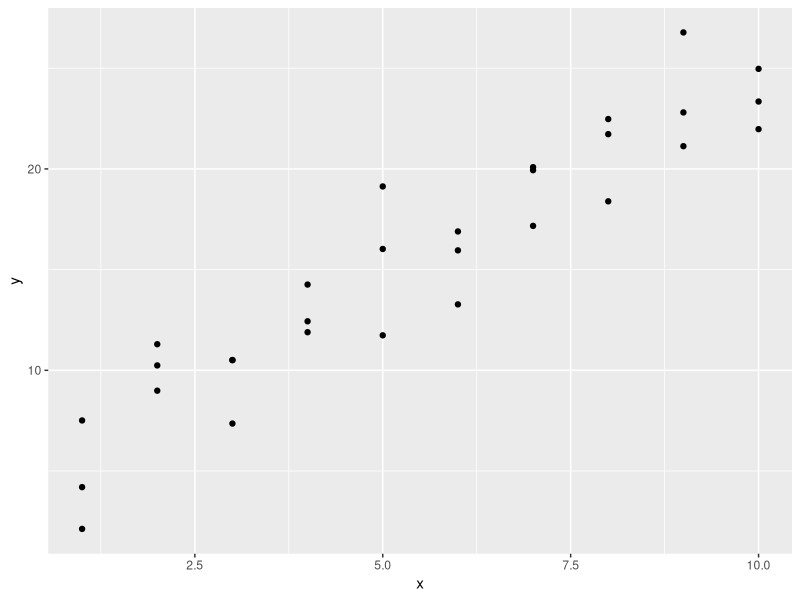
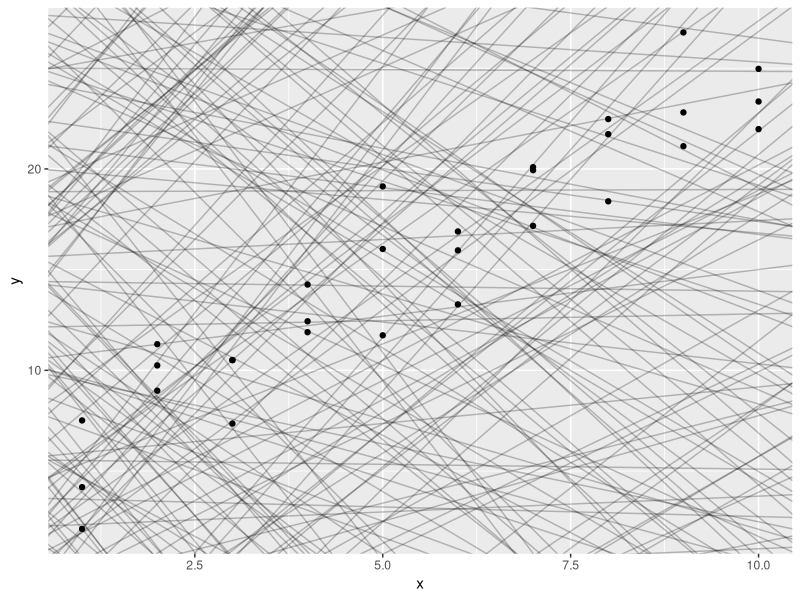
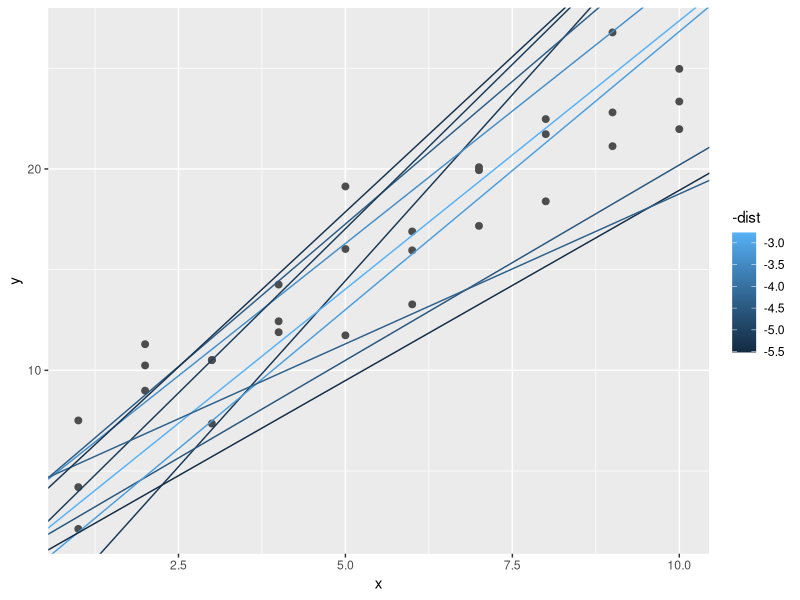
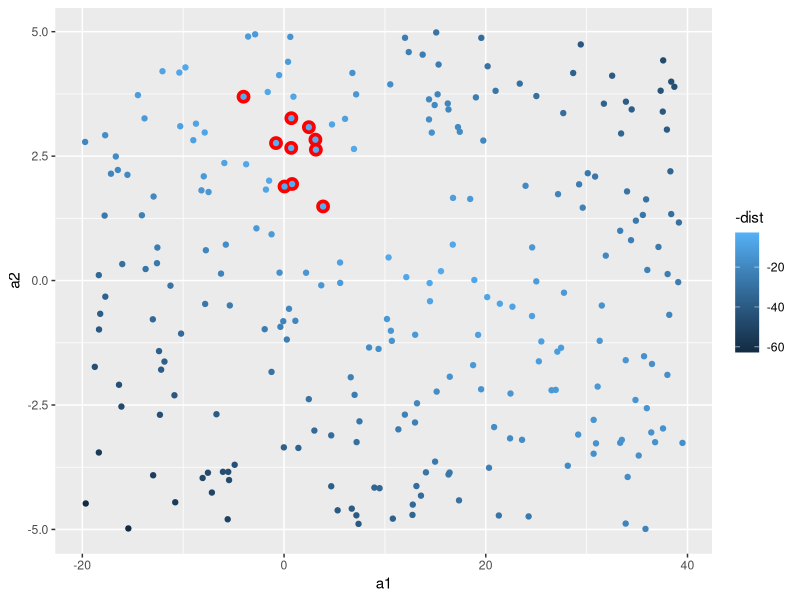
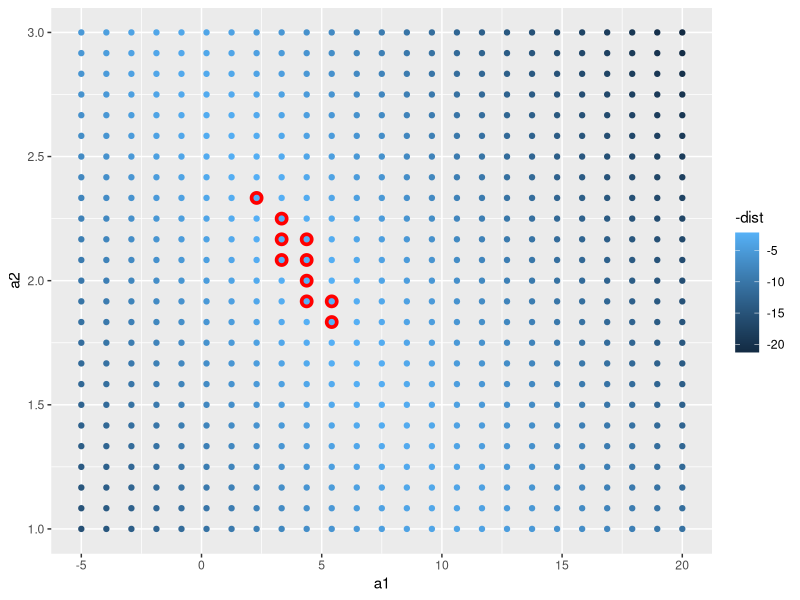
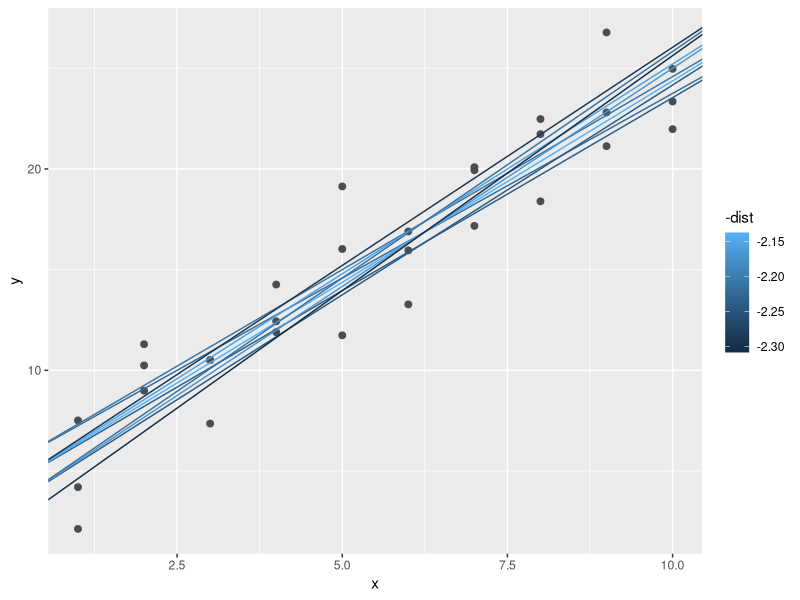
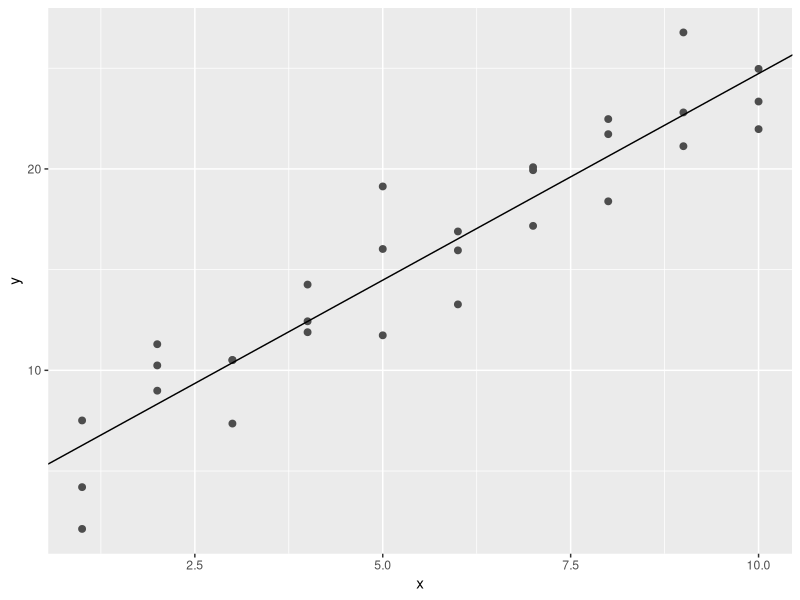
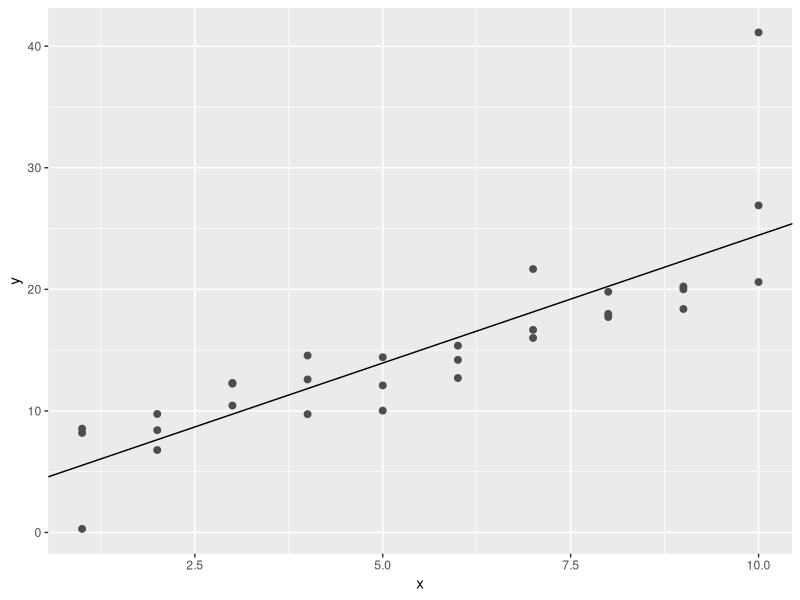

These figures' R source, in order: (Note: this script raises an error after producing the figures.)
# 23 Model basics

# 23.1 Introduction

# The goal of a model is to provide a simple low-dimensional summary of a dataset.
# In the context of this book we're going to use models to partition data into patterns and residuals.
# Strong patterns will hide subtler trends, so we'll use models to help peel back layers of structure as we explore a dataset.

# However, before we can start using models on interesting, real, datasets, you need to understand the basics of how models work.
# For that reason, this chapter of the book is unique because it uses only simulated datasets.
# These datasets are very simple, and not at all interesting, but they will help you understand the essence of modelling 
# before you apply the same techniques to real data in the next chapter.

# There are two parts to a model:
# 1. First, you define a family of models that express a precise, but generic, pattern that you want to capture.
#    For example, the pattern might be a straight line, or a quadratic curve.
#    You will express the model family as an equation like y = a_1 * x + a_2 or y = a_1 * x ^ a_2.
#    Here, x and y are known variables from your data, and a_1 and a_2 are parameters that can vary to capture different patterns.
# 2. Next, you generate a fitted model by finding the model from the family that is the closest to your data.
#    This takes the generic model family and makes it specific, like y = 3 * x + 7 or y = 9 * x ^ 2.

# It's important to understand that a fitted model is just the closest model from a family of models.
# That implies that you have the "best" model (according to some criteria); 
# it doesn't imply that you have a good model and it certainly doesn't imply that the model is "true".
# George Box puts this well in his famous aphorism.

# '''
# All models are wrong, but some are useful. 
# '''

# It's worth reading the fuller context of the quote:

# ''' 
# Now it would be very remarkable if any system existing in the real world could be exactly represented by any simple model.
# However, cunningly chosen parsimonious models often do provide remarkably useful approximations.
# For example, the law PV = RT relating pressure P, volume V and temperature T of an "ideal" gas via a constant R is not exactly true for any real gas,
# but it frequently provides a useful approximation and furthermore its structure is informative since it springs from a physical view of the behavior of gas molecules.

# For such a model there is no need to ask the question "Is the model true?". If "truth" is to be the "whole truth" the answer must be "No".
# The only question of interest is "Is the model illuminating and useful?". 
# '''

# The goal of a model is not to uncover truth, but to discover a simple approximation that is still useful.

# 23.1.1 Prerequisites 

# In this chapter we'll use the modelr package which wraps around base R's modelling functions to make them work naturally in a pipe.
library(tidyverse)

library(modelr)
options(na.action = na.warn)

# 23.2 A simple model

# Lets take a look at the simulated dataset sim1, included with the modelr package.
# It contains two continuous variables, x and y. Let's plot them to see how they're related:
ggplot(sim1, aes(x, y)) + 
  geom_point()

# You can see a strong pattern in the data. Let's use a model to capture that pattern and make it explicit.
# It's our job to supply the basic form of the model. In this case, the relationship looks linear, i.e. y = a_0 + a_1 * x.
# Let's start by getting a feel for what models from that family look like by randomly generating a few and overlaying them on the data.
# For this simple case, we can use geom_abline() which takes a slope and intercept as parameters.
# Later on we'll learn more general techniques that work with any model.
models <- tibble(
  a1 = runif(250, -20, 40),
  a2 = runif(250, -5, 5)
)

ggplot(sim1, aes(x, y)) + 
  geom_abline(aes(intercept = a1, slope = a2), data = models, alpha = 1/4) + 
  geom_point()

# There are 250 models on this plot, but a lot are really bad! 
# We need to find the good models by making precise our intuition that a good model is "close" to the data.
# We need a way to quantify the distance between the data and a model.
# Then we can fit the model by finding the value of a_0 and a_1 that generate the model with the smallest distance from this data.

# One easy place to start is to find the vertical distance between each point and the model, as in the following diagram.
# (Note that I've shifted the x values slightly so you can see the individual distance.)

# |                / o
# |           o  /|
# |            /  |
# |      o   /|   |
# |      | /  o   o
# |  o   /o
# |  |o/    
# |  /      
# |/ o
# |
# |_________________________________

# This distance is just the difference between the y value given by the model (the prediction), 
# and the actual y value in the data (the response).

# To compute this distance, we first turn our model family into an R function.
# This takes the model parameters and the data as inputs, and gives values predicted by the model as output:
model1 <- function(a, data) {
  a[1] + data$x * a[2]
}
model1(c(7, 1.5), sim1)

# Next, we need some way to compute an overall distance between the predicted and actual values.
# In other words, the plot above shows 30 distances: how do we collapse that into a single number?

# One commmon way to do this in statistics to use the "root-mean-squared deviation".
# We compute the difference between actual and predicted, square them, average them, and the take the square root.
# This distance has lots of appealing mathematical properties, which we're not going to talk about here.
# You'll just have to take my word for it!
measure_distance <- function(mod, data) {
  diff <- data$y - model1(mod, data)
  sqrt(mean(diff ^ 2))
}
measure_distance(c(7, 1.5), sim1)

# Now we can use purrr to compute the distance for all the models defined above.
# We need a helper function because our distance function expects the model as a numeric vector of length 2.
sim1_dist <- function(a1, a2) {
  measure_distance(c(a1, a2), sim1)
}

models <- models %>% 
  mutate(dist = purrr::map2_dbl(a1, a2, sim1_dist))
models

# Next, let's overlay the 10 best models on to the data. I've coloured the models by -dist:
# this is an easy way to make sure that the best models (i.e. the ones with the smallest distance) get the brighest colours.
ggplot(sim1, aes(x, y)) + 
  geom_point(size = 2, colour = "grey30") +
  geom_abline(
    aes(intercept = a1, slope = a2, colour = -dist),
    data = filter(models, rank(dist) <= 10)
  )

# We can also think about these models as observations, and visualising with a scatterplot of a1 vs a2, again coloured by -dist.
# We can no longer directly see how the model compares to the data, but we can see many models at once.
# Again, I've highlighted the 10 best models, this time by drawing red circles underneath them.
ggplot(models, aes(a1, a2)) + 
  geom_point(data = filter(models, rank(dist) <= 10), size = 4, colour = "red") + 
  geom_point(aes(colour = -dist))

# Instead of trying lots of random models, we could be more systematic and generate an evenly spaced grid of points (this is called a grid search).
# I picked the parameters of the grid roughly by looking at where the best models were in the plot above.
grid <- expand.grid(
  a1 = seq(-5, 20, length = 25),
  a2 = seq(1, 3, length = 25)
) %>% 
  mutate(dist = purrr::map2_dbl(a1, a2, sim1_dist))

grid %>% 
  ggplot(aes(a1, a2)) + 
  geom_point(data = filter(grid, rank(dist) <= 10), size = 4, colour = "red") + 
  geom_point(aes(colour = -dist))

# When you overlay the best 10 models back on the original data, they all look pretty good:
ggplot(sim1, aes(x, y)) +
  geom_point(size = 2, colour = "grey30") +
  geom_abline(
    aes(intercept = a1, slope = a2, colour = -dist),
    data = filter(grid, rank(dist) <= 10)
  )

# You could imagine iteratively making the grid finer and finer until you narrowed in on the best model.
# But there's a better way to tackle that problem: a numerical minimisation tool called Newton-Raphson search.
# The intuition of Newton-Raphson is pretty simple: you pick a starting point and look around for the steepest slope.
# You then ski down that slope a little way, and then repeat again and again, until you can't go any lower.
# In R, we can do that with optim():
best <- optim(c(0,0), measure_distance, data = sim1)
best$par

ggplot(sim1, aes(x, y)) + 
  geom_point(size = 2, colour = "grey30") + 
  geom_abline(intercept = best$par[1], slope = best$par[2])

# Don't worry too much about the details of how optim() works. It's the intuition that's important here.
# If you have a function that defines the distance between a model and a dataset, 
# an algorithm that can minimise that distance by modifying the paraeters of the model, you can find the best model.
# The neat thing about this approach is that it will work for any family of models that you can write an equation for.

# There's one more approach that we can use for this model, because it's a special case of a broader family: linear models.
# A linear model has the general form y = a_1 + a_2 * x_1 + a_3 * x_2 + ... + a_n * x_(n -1).
# So this simple model is equivalent to a general linear model where n is 2 and x_1 is x.
# R has a tool specifically designed for fitting linear models called lm().
# lm() has a special way to specify the model family: formulas.
# Formulas look like y ~ x, which lm() will translate to a function like y = a_1 + a_2 * x.
# We can fit the model and look at the output:
sim1_mod <- lm(y ~ x, data = sim1)
coef(sim1_mod)

# These are exactly the same values we got with optim()! 
# Behind the scenes lm() doesn't use optim() but instead takes advantage of the mathematical structure of linear models.
# Using some connections between geometry, calculus, and linear algebra, lm() actually finds the closest model in a single step,
# using a sophisticated algorithm. This approach is both faster, and guarantees that there is a global minimum.

# 23.2.1 Exercises

# 1. One downside of the linear model is that it is sensitive to unusual values because the distance incorporates a squared term.
#    Fit a linear model to the simulated data below, and visualise the results.
#    Rerun a few times to generate different simulated datasets. What do you notice about the model?
sim1a <- tibble(
  x = rep(1:10, each = 3),
  y = x * 1.5 + 6 + rt(length(x), df = 2)
)

sim1a_mod <- lm(y ~ x, data = sim1a)

ggplot(sim1a, aes(x, y)) +
  geom_point(size = 2, colour = "grey30") + 
  geom_abline(intercept = sim1a_mod$coefficients[1], slope = sim1a_mod$coefficients[2])

# 2. One way to make linear models more robust is to use a different distance measure.
#    For example, instead of root-mean-squared distance, you could use mean-absolute distance:
measure_distance <- function(mod, data) {
  diff <- data$y - model1(mod, data)
  mean(abs(diff))
}
#    Use optim() to fit this model to the simulated data above and compare it to the linear model.
model2 <- function(a, data) {
  a[1] + data$x * a[2]
}
model2(c(7, 1.5), sim1)

measure_distance2 <- function(mod, data) {
  diff <- data$y - model2(mod, data)
  mean(abs(diff))
}
measure_distance2(c(7, 1.5), sim1)

best2 <- optim(c(0,0), measure_distance2, data = sim1)
best2$par

# 3. One challenge with performing numerical optimisation is that it's only guaranteed to find one local optimum. 
#    What's the problem with optimising a three parameter model like this?
model1 <- function(a, data) {
  a[1] + data$x * a[2] + a[3]
}

measure_distance1 <- function(mod, data) {
  diff <- data$y - model1(mod, data)
  mean(abs(diff))
}

best3 <- optim(c(0,0,0), measure_distance2, data = sim1)
best3$par

# 23.3 Visualising models

# For simple models, like the one above, you can figure out what pattern the captures by carefully studying the model family and fitted coefficients. 
# And if you ever take a statisitcs course on modelling, you're likely to spend a lot of time doing just that.
# Here, however, we're going to take a different tack.
# We're going to focus on understanding a model by looking at its predictions.
# This has a big advantage: every type of predictive model makes predictions (otherwiese what use would it be?) 
# so we can use the same set of techniques to understand any type of predictive model.

# It's also useful to see what the model doesn't capture, the so-called residuals which are left after subtracting the predicitions from the data.
# Residuals are powerful because they allow us to use models to remove striking patterns so we can study the subtler trends that remain.

# 23.3.1 Predicions

# To visualise the predictions from a model, we start by generating an evenly spaced grid of values that covers the region where our data lies.
# The easiest way to do that is to use modelr::data_grid().
# Its first argument is a data frame, and for each subsequent argument it finds the unique variables and then generates all combinations:
grid <- sim1 %>% 
  data_grid(x)
grid

# (This will get more interesting when we start to add more varuables to our model.)

# Next we add predictions. We'll use modelr::predictions() which takes a data frame and a model.
# It adds the predictions from the model to a new column in the data frame:
grid <- grid %>% 
  add_predictions(sim1_mod)
grid

# Next, we plot predictions. You might wonder about all this extra work compared to just using geom_abline().
# But the advantage of this approach is that it will work with any model in R, from the simplest to the most complex.
# You're only limited by your visualisation skills.
# For more ideas about how to visualise more complex model types, you might try http://viata.had.co.nz/papers/model-vis.html.
ggplot(sim1, aes(x)) + 
  geom_point(aes(y = y)) + 
  geom_line(aes(y = pred), data = grid, colour = "red", size = 1)

# 23.3.2 Residuals 

# The flip-side of predictions are residuals. This predictions tells you the pattern that the model has captured, and the residuals tell you what the model has missed.
# The residuals are just the distances between the observed and predicted values that we computed above.

# We add residuals to the data with add_residuals(), which works much like add_predictions().
# Note, however, that we use the original dataset, not a manufacutred grid.
# This is because to compute residuals we need actual y values.
sim1 <- sim1 %>% 
  add_residuals(sim1_mod)
sim1

# There are a few different ways to understand what the residuals tell us about the model.
# One way is to simply draw a frequency polygon to help us understand the spread of the residuals:
ggplot(sim1, aes(resid)) + 
  geom_freqpoly(binwidth = 0.5)

# This helps you calibrate the quality of the model: how far away are the predictions from the observed values?
# Note that the average of the residual will always be 0.

# You'll often want to recreate plots using the residuals instead of the original predictor. 
# You'll see a lot of that in the next chapter.
ggplot(sim1, aes(x, resid)) + 
  geom_ref_line(h = 0) +
  geom_point()

# This looks like random noise, suggesting that our model has done a good job of capturing the patterns in the dataset.

# 23.3.3 Exercises 

# 1. Instead of using lm() to fit a straight line, you can use loess() to fit a smooth curve.
#    Repeat the process of model fitting, grid generation, predictions, and visualisation on sim1 using loess() instead of lm().
#    How does the result compare to geom_smooth()? 
sim1_test <- sim1

## Building the regression model with loess() function.
sim1_mode_loess <- loess(y ~ x, sim1_test)

## Create an empty predictiion grid which the columns is the distinct of x vector.
grid_loess <- sim1_test %>% data_grid(x)

## Add predictions
grid_loess <- grid_loess %>% 
  add_predictions(sim1_mode_loess)

## Visualing the predictions
ggplot(sim1_test, aes(x)) + 
  geom_point(aes(y = y)) + 
  geom_line(data = grid_loess, aes(y = pred), size = 1, colour = "red")

## Add the residuals
sim1_test <- sim1_test %>% add_residuals(sim1_mode_loess)

ggplot(sim1_test, aes(resid)) + 
  geom_freqpoly(binwidth = .5)

ggplot(sim1_test, aes(x, resid)) + 
  geom_ref_line(h = 0) + 
  geom_point()

# 2. add_predictions() is paired with gather_predictions() and spread_predictions().
#    How do these three fucntions differ?
?add_predictions

## (1) add_predictions(): A data frame. add_prediction adds a single new column, with default name pred, to the input data. 
## (2) spread_predictions: adds one column for each model. 
## (3) gather_predictions: adds two columns .model and .pred, and repeats the input rows for each model.

# 3. What does geom_ref_line() do? What package does it come from?
#    Why is displaying a reference line in plots showing residuals useful and important?
?geom_ref_line

## (1) It come from modelr packages and add a reference line in the plot. Its equivalent to geom_hline().
## (2) geom_ref_line() can put a reference line at 0 with resuduals, that's makes the visualiing model better to look.

# 4. Why might you want to look at a frequency polygon of absolute residuals?
#    What are the pros and cons compared to looking at the raw residuals?

## Because when we look at a frequency polygon of absolute residuals, its easier to view the distribution of the resuduals. 

# 23.4 Formulas and model families

# You've seen formulas before when using facet_wrap() and facet_grid(). In R, formulas provide a general way of getting "special behaviour".
# Rather than evaluation the values of the variables right away, they capture them so they can be interpreted by the function.

# The majority of modelling funcitons in R use a standard conversion from formulas to funcitons.
# You've seen one simple conversion already: y ~ x is translated to y = a_1 + a_2 * x.
# If you want to see what R actually does, you can use model_matrix() function.
# It takes a data frame and a formula and returns a tible that defines the model equation:
# each column in the output is associated with one coefficient in the model, the function is always y = a_1 * out1 + a_2 * out_2.
# For the simplest case of y ~ x1 this shows us something interesting:
df <- tribble(
  ~y, ~x1, ~x2,
  4, 2, 5,
  5, 1, 6
)
model_matrix(df, y ~ x1)

# The way that R adds the intercept to the model us just by having a column that is full of ones.
# By default, R will always add this column. If you don't want, you need to explicitly drop it with -1:
model_matrix(df, y ~ x1 - 1)

# The model matrix grows in an unsurprising way when you add more variables to the model:
model_matrix(df, y ~ x1 + x2)

# The formula notation is sometimes called "Wilkingson-Rogers notation", 
# and was initially described in Symbolic Description of Factorial Models for Analysis of Variance, by G.N.Wilkinson and C.E.Rogers
# https://www.jstor.org/stable/2346786?seq=1#page_scan_tab_contents.
# It's worth digging up and reading the original paper if you'd like to understand the full details of the modelling algebra.

# The following sections expand on how this formula notation works for categorical variables , interactions, and transformation.

# 23.4.1 Catigorical variables

# Generating a funciton from a formula is straight forward when the predictor is continuous, 
# but things get a bit more complicated when the predictor is categorical.
# Imagine you have a formula like y ~ sex, where sex could either be male or female.
# It doesn't make sense to convert that to a formula like y = x_0 + x_1 * sex becaues sex isn't a number - you can't multibly it! 
# Instead what R does is convert it to y = x_0 + x_1 * sex_male where sex_male is one if sex is male and zero otherwise:
df <- tribble(
  ~sex, ~response,
  "male", 1,
  "female", 2,
  "male", 1
)
model_matrix(df, response ~ sex)

# You might wonder why R doesn't create a sexfemale column.
# The problem is that would create a column that is perfectly based on the other columns (i.e. sexfemale = 1 - sexmale).
# Unfortunately the exact details of why this is a problem is beyond the scope of this book, but basically it create a model family that is too flexible,
# and will hav infinitely many models that are equally close to the data.

# Fortunately, however, if you forcus on visualising predictions you don't need to worry about the exact parameterisation.
# Let's look at some data and models to make that concrete.
# Here's the sim2 dataset from modelr:
ggplot(sim2) + 
  geom_point(aes(x, y))

# We can fit a model to it, and generate predictions:
mod2 <- lm(y ~ x, data = sim2)

grid <- sim2 %>% 
  data_grid(x) %>% 
  add_predictions(mod2)
grid

# Effectively, a model with a categorical x will predict the mean value for each category.
# (Why? Because the mean minimises the root-mean-squared distance.)
# That's easy to see if we overlay the predictions on top of the original data:
ggplot(sim2, aes(x)) + 
  geom_point(aes(y = y)) + 
  geom_point(data = grid, aes(y = pred), color = "red", size = 4)

# You can't make predictions about levels that you didn't observe.
# Sometimes you'll do this by accident so it's good to recognise this error message:
tibble(x = "e") %>% 
  add_predictions(mod2) 
# Error in model.frame.default(Terms, newdata, na.action = na.action, xlev = object$xlevels) : factor x has new level e

# 23.4.2 Interactions (continuous and categorical) 

# What happens when you combine a continuous and a categorical vaiable?
# sim3 contains a categorical predictor and a continuous predictor. We can visualise it with a simple plot:
ggplot(sim3, aes(x1, y)) + 
  geom_point(aes(color = x2))

# There are two possible models you could fit to this data:
mod1 <- lm(y ~ x1 + x2, data = sim3)
mod2 <- lm(y ~ x1 * x2, data = sim3)

# When you add variables with +, the model will estimate each effect independent of all the others.
# It's possible to fit the so-called interaction by using *.
# For example, y ~ x1 * x2 is translated to y = a_0 + a_1 * x1 + a_2 * x2 + a12 * x1 * x2.
# Note that whenever you use *, both the interaciton and the individual components are included in the model.

# To visualise these models we need two new tricks:
# 1. We have two predictors, so we need to give data_grid() both variables. 
#    It finds all the unique values of x1 and x2 and then generates all combinations.
# 2. To generate predictions from both models simultaneously, we can use gather_predections() which adds each prediction as a row.
#    The complement of gather_predictions() is spread_predictions() which adds each prediction to a new column.
# Together this gives us:
grid <- sim3 %>% 
  data_grid(x1, x2) %>% 
  gather_predictions(mod1, mod2)
grid

# We can visualise the result for both models on one plot using facetting:
ggplot(sim3, aes(x1, y, color = x2)) + 
  geom_point() + 
  geom_line(data = grid, aes(y = pred)) + 
  facet_wrap(~ model)

# Note that the model that uses + has the same slope for each line, but different intercepts.
# The model that * has a different slope and intercept for each line.

# Which model is better for this data? We can take at the residuals.
# Here I've facetted by both model and x2 because it makes it easier to see the pattern within each group.
sim3 <- sim3 %>% 
  gather_residuals(mod1, mod2)

ggplot(sim3, aes(x1, resid, color = x2)) + 
  geom_point() + 
  facet_grid(model ~ x2)

# There is little obvious pattern in the residuals for mod2.
# The residuals for mod1 show that the modle has clearly missed some pattern in b, and less so, but still present is pattern in c, and d.
# You might wonder if there's a precise way to tell which of mod1 or mod2 is better.
# There is, but it requires a lot of  mathematical bachground, and we don't really care.
# Here, we're interested in a qualitative assessment of whether or not the model has captured the pattern that we're interested in.

# Interactions (two continuous)

# Let's take a look at the equivalent model for two continuous variables.
# Initially things proceed almost identically to the previous example:
mod1 <- lm(y ~ x1 + x2, data = sim4)
mod2 <- lm(y ~ x1 * x2, data = sim4)
grid <- sim4 %>% 
  data_grid(
    x1 = seq_range(x1, 5),
    x2 = seq_range(x2, 5)
  ) %>% 
  gather_predictions(mod1, mod2)
grid

# Note my use of seq_range() inside data_grid(). Instead of using every unique value of x.
# I'm going to use a reqularly spaced grid of five values between the minimum and maximum numbers.
# It's probably not super important here, but it's a useful technique in general.
# There are two other useful arguments to seq_range():
# 1. pretty = TRUE will generate a "pretty" sequence, i.e. something that looks nice to the human eye.
#    This is useful if you want to produce tables of output:
seq_range(c(0.0123, 0.923423), n = 5)
seq_range(c(0.0123, 0.923423), n = 5, pretty = TRUE)

# 2. Trim = 0.1 will trim off 10% of the tail vaues. 
#    This is useful if the variables have a long tailed distribution and you want to focus on generating values near the center:
x1 <- rcauchy(100)
seq_range(x1, 5)
seq_range(x1, 5, trim = 0.10)
seq_range(x1, 5, trim = 0.25)
seq_range(x1, 5, trim = 0.50)

# 3. expand = 0.1 is in some sense the opposite of trim() it expands the range by 10%.
x2 <- c(0, 1)
seq_range(x2, n = 5)
seq_range(x2, n = 5, expand = 0.10)
seq_range(x2, n = 5, expand = 0.25)
seq_range(x2, n = 5, expand = 0.50)

# Next let's try and visualise that model. We have two continuous predictiors, so you can imagine the model like a 3d surface.
# We counld display that using geom_tile():
ggplot(grid, aes(x1, x2)) + 
  geom_tile(aes(fill = pred)) + 
  facet_wrap(~ model)

# That doesn't suggest that the models are very different! But that's partly an illusion: 
# our eyes and brains are not very good at comparing shades of color.
# Instead of looking at the surface from the top, we could look at it from either side, showing multiple slices:
ggplot(grid, aes(x1, pred, color = x2, group = x2)) + 
  geom_line() + 
  facet_wrap(~ model)
ggplot(grid, aes(x2, pred, color = x1, group = x1)) + 
  geom_line() + 
  facet_wrap(~ model)

# This shows you that interaction between two continuous varaibles works basically the same way as for a categorical and continuous variable.
# An interaction says that there's not a fixed offset: you need to consider both values of x1 and x2 simultaneously in order to predict y.

# You can see that even with just two continuous variables, coming up with good visualisations are hard.
# But that's reasonable: you shouldn't expect it will be easy to understand how three or more variables simultaneously interact!
# But again, we're saved a little because we're using models for exploration, and you can gradually build up your models over time.
# The model doesn't have to be perfect, it just has to help you reveal a little more about your data.  

# I spent some time looking at the residuals to see if I could figure if mod2 did better than mod1.
# I think it does, but it's pretty subtle. You'll have a chance to word on it in the exercises.

# 23.4.4 Transformations

# You can also perform transformations inside the model fomula.
# For example, log(y) ~ sqrt(x1) + x2 is transformed to log(y) = a_1 + a_2 * sqrt(x1) + a_3 * x2.
# If your transformation involves +, *, or -, you'll need to wrap it in I() so R donesn't treat it like part of the model specification.
# For example, y ~ x + I(x ^ 2) is translated to y = a_1 + a_2 * x + a_3 * x^2.
# If you forget the I() and specify y ~ x ^ 2 + x, R will compute y ~ x * x + x.
# x * x means the interaction of x with itself, which is the smae as x.
# R automatically drops redundant variables so x + x become x, meaning that y ~ x ^ 2 + x specifies the function y = a_1 + a_2 * x.
# That's probably not what you intended!

# Again, if you get confused about what your model is doing, you can always use modle_matrix() to see exactly what equation lm() is fitting:
df <- tribble(
  ~y, ~x,
  1, 1, 
  2, 2, 
  3, 3
)

model_matrix(df, y ~ x^2 + x)
model_matrix(df, y ~ I(x^2) + x)

# Transformations are useful because you can use them to approximate non-linear functions.
# If you've taken a calculus class, you may have heard of Taylor's theorem which says you can approximate any smooth function with an infinit sum of polynomials.
# That means you can use a polynomial function to get arbitrarily close to a smooth funciton by fitting an equation like y = a_1 + a_2 * x + a_3 * x^2 + a_4 * x^3.
# Typing that sequence by hand is tedious, so R provides a helpter funciton:poly():
model_matrix(df, y ~ poly(x, 2))

# However there's one major problem with using poly(): outside the range of the data, polynomials rapidly shoot positive or negative infinity.
# One safer alternative is to use the natural spline, splines::ns().
library(splines)
model_matrix(df, y ~ ns(x, 2))

# Let's see what looks like when we try and approximate a non-linear function:
sim5 <- tibble(
  x = seq(0, 3.5 * pi, length = 50),
  y = 4 * sin(x) + rnorm(length(x))
)
ggplot(sim5, aes(x, y)) + 
  geom_point()

# I'm going to fit five models to this data.
mod1 <- lm(y ~ ns(x, 1), data = sim5)
mod2 <- lm(y ~ ns(x, 2), data = sim5)
mod3 <- lm(y ~ ns(x, 3), data = sim5)
mod4 <- lm(y ~ ns(x, 4), data = sim5)
mod5 <- lm(y ~ ns(x, 5), data = sim5)

grid <- sim5 %>% 
  data_grid(x = seq_range(x, n = 50, expand = 0.1)) %>% 
  gather_predictions(mod1, mod2, mod3, mod4, mod5, .pred = "y")

ggplot(sim5, aes(x, y)) + 
  geom_point() + 
  geom_line(data = grid, color = "red") + 
  facet_wrap(~ model)

# Notice that the extrapolation outside the range of the data is clearly bad. This is the downside to approximating a function with a polynomial.
# But this is a very real problem with every model: 
# the model can never tell you if the behaviour is true when you start extrapolating ouside the range of the data that you have seen.
# You must rely on theory and science.

# 23.4.5 Exercises

# 1. What happens if you repeat the analysis of sim2 using a model without an intercept.
#    What happens to the model equation? What happens to the predictions?

## To remove a intercept from a model, just add -1 in the model:
mod2a <- lm(y ~ x, data = sim2)
mod2b <- lm(y ~ x - 1, data = sim2)
grid <- sim2 %>% 
  data_grid(x) %>% 
  spread_predictions(mod2a, mod2b)
grid
## The predictions are the same in the models with and without an intercept.

# 2. Use model_matrix() to explore the equations generated for the models I fit to sim3 and sim4. Why is * a good shorthand for interaction?

## (1)
sim3 ## x2 is a categorical variable.

x3 <- model_matrix(y ~ x1 * x2, data = sim3)
x3

all(x3[['x1:x2b']] == x3[['x1']] * x3[['x2b']])
all(x3[['x1:x2c']] == x3[['x1']] * x3[['x2c']])
all(x3[['x1:x2d']] == x3[['x1']] * x3[['x2d']])

## (2)
sim4
x4 <- model_matrix(y ~ x1 * x2, data = sim4)
x4

all(x4[['x1']] * x4[['x2']] == x4[['x1:x2']])

# 3. Using the basic principles, convert the formulas in the following two models into funciton.
#    (Hint: start by converting the categorical variable into 0-1 variabels.)
mod1 <- lm(y ~ x1 + x2, data = sim3) 
mod2 <- lm(y ~ x1 * x2, data = sim3)

## (1) - a
model_matrix(y ~ x1 + x2, data = sim3)

model_matrix_mod1 <- function(df) {
  df %>% mutate(
    x2b = as.numeric(x2 == 'b'),
    x2c = as.numeric(x2 == 'c'),
    x2d = as.numeric(x2 == 'd'),
    `(Intercept)` = 1
  ) %>% 
    select(`(Intercept)`, x1, x2b:x2d)
}
model_matrix_mod1(sim3)

## (1) - b
model_matrix(y ~ x1 * x2, data = sim3)

model_matrix_mod1b <- function(df){
  nm <- df[df %>% map_lgl(is.factor)] %>% names()
  nm_fac <- df[[nm]] %>% levels() %>% .[-1]
  for(i in nm_fac) {
    var_name <- str_c("x2", i)
    df[[var_name]] <- as.numeric(df$x2 == i)
  }
  df[['(Intercept)']] <- 1
  df %>% select(`(Intercept)`, x1, contains("x2"), -x2)
}
model_matrix_mod1b(sim3)

## (2) 
model_matrix(y ~ x1 * x2, data = sim3)

model_matrix_mod2a <- function(df){
  nm <- df[df %>% map_lgl(is.factor)] %>% names()
  nm_fac <- df[[nm]] %>% levels() %>% .[-1]
  nn <- vector("character", length(nm_fac))
  for(i in seq_along(nm_fac)) {
    var_name <- str_c("x2", nm_fac[[i]])
    nn[[i]] <- var_name
    df[[var_name]] <- as.numeric(df$x2 == i)
  }
  for (i in nn) {
    nn_new <- str_c("x1:", i)
    df[[nn_new]] <- df$x1 * df[[i]]
  }
  df[['(Intercept)']] <- 1
  df %>% select(`(Intercept)`, x1, matches(str_c(nn, collapse = '|')))
}
model_matrix_mod2a(sim3)

# 4. sim4, which of mod1 and mod2 is better? I think mod2 does a slightly better job at removing patterns, but it's pretty subtle.
#    Can you come up with a plot to support my claim?
mod1 <- lm(y ~ x1 + x2, data = sim4)
mod2 <- lm(y ~ x1 * x2, data = sim4)

grid <- sim4 %>% 
  data_grid(x1 = seq_range(x1, 20),
            x2 = seq_range(x2, 20)) %>% 
  gather_predictions(mod1, mod2)

ggplot(grid, aes(x1, x2)) + 
  geom_tile(aes(fill = pred)) + 
  facet_grid(~ model)

sim4 %>% 
  gather_residuals(mod1, mod2) %>% 
  ggplot(aes(resid)) + 
  geom_freqpoly(aes(color = model), binwidth = .5) +
  facet_grid(~ model)

sim4 %>% 
  gather_residuals(mod1, mod2) %>% 
  group_by(model) %>% 
  summarise(resid = sd(resid))
## It seems that there are no obviously different between the models.
## we can check the sd of mod1 is 2.10, mod2 is 2.07. the sd of mod2 is less than sd of mod1.

# 23.5 Missing values

# Missing values obviously can not convey any information about the relationship between the variables,
# so modelling funcitons will drop any rows that contain missing values.
# R's default behaviour is to silently drop them, but options(na.action = na.warn) (run in the prerequisites), makes sure you get a warning.
df <- tribble(
  ~x, ~y,
  1, 2.2,
  2, NA,
  3, 3.5,
  4, 8.3,
  NA, 10
)
mod <- lm(y ~ x, data = df)

# To suppress the warning, set na.action = na.exclude:
mod <- lm(y ~ x, data=  df, na.action = na.exclude)

# You can always see exactly how many observations were used with nobs():
nobs(mod)

# 23.6 Other model families

# This chapter has focussed exclusively on the class of linear models, which assume a relationship of the form y = a_1 * x1 + a_2 * x2 + ... + a_n * xn.
# Linear models additionally assume that the residuals have a normal distribution, which we haven't talked about.
# There are a large set of model classes that the linear model in various interesting ways. Some of them are:
# 1. Generalised linear models, e.g. stats::glm(). Lineaer models assume that the response is continuous and the error has a normal distribution.
#    Generalised linear models extend linear models to include non-continuous responses(e.g. binary data or counts).
#    They work by defining a distance metric based on the statistical idea of likelihood.
# 2. Generalised additive models, mgcv::gam(), extend generalised linear models to incorporate arbitrary smooth functions.
#    That means you can write a formula like y ~ s(x) which becomes an equation like y = f(x) and let gam() estimate what that function is 
#    (subject to some smoothness constraints to make the proclem tractable).
# 3. Penalised linear models, e.g. glmnet::glmnet(), add a penalty term to the distance that penalises complex models 
#    (as defined by the distance betweeen the parameteer vector and the origin).
#    This tends to make models that generalise better to new datasets from the same population.
# 4. Robust linear modesl, e.g. MASS::rlm(), tweak the distance to downweights oints that are very far away.
#    This makes them less sensitive to the presence of outliers, at the cost of being not quite as good when there are no outliers.
# 5. Trees, e.g. rpart::rpart(), attack the probelm in a completely different way than linear models.
#    They fit a piece-wise constant model, splitting the data into progressive ly smaller and samller pieces.
#    Tree aren't terribly effective by themselves, but they are very powerful when used in aggregate by models like random forests
#    (e.g. randomForest::randomForest()) or grandient boosting machines(e.g. xgboost::xgboost).

# These models all work similarly from a programming perspective. 
# Once you've mastered linear models, you should find it easy to master the mechanics of these other model classes.
# Being a skilled modeller is a mixture mixture of some good general principles and having a big toolbox of techniques.
# Now that you've learnned some general tools and one useful class of models, you can go on and learn more classes from other sources.
